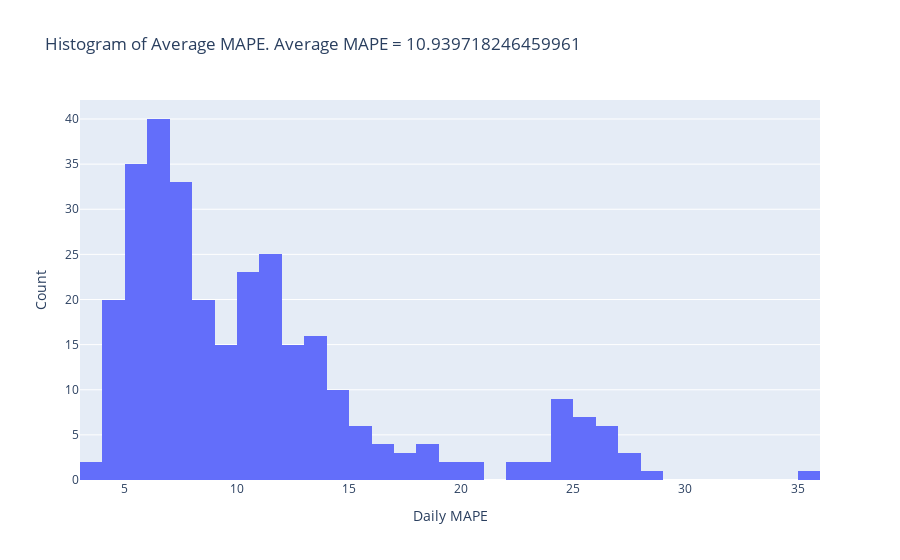

The notebook cell this image was saved under:
### Code cell
import plotly.graph_objects as go

mapes=[]
for i in range(len(Y_pred)):
    mapes.append(mape(Y_pred[i],Y_test[i]))
mapes=np.array(mapes)
print("The mean MAPE is :",mapes.mean())
print("The median MAPE is : ", np.median(mapes))

fig = go.Figure(data=[go.Histogram(x=mapes, nbinsx=50)])
fig.update_layout(title=f'Histogram of Average MAPE. Average MAPE = {mapes.mean()}', xaxis_title='Daily MAPE', yaxis_title='Count')
fig.show()

### Figure 1 — Plotly figure (JSON) as saved in the notebook; plotly's stock layout.template omitted (floating-point values rounded to 4 significant figures; data arrays with more than 128 entries replaced by an {"elided": "..."} marker saying what was removed)
{"data": [{"nbinsx": 50, "type": "histogram", "x": {"elided": "306 float values"}}], "layout": {"title": {"text": "Histogram of Average MAPE. Average MAPE = 10.939718246459961"}, "xaxis": {"title": {"text": "Daily MAPE"}}, "yaxis": {"title": {"text": "Count"}}}}
